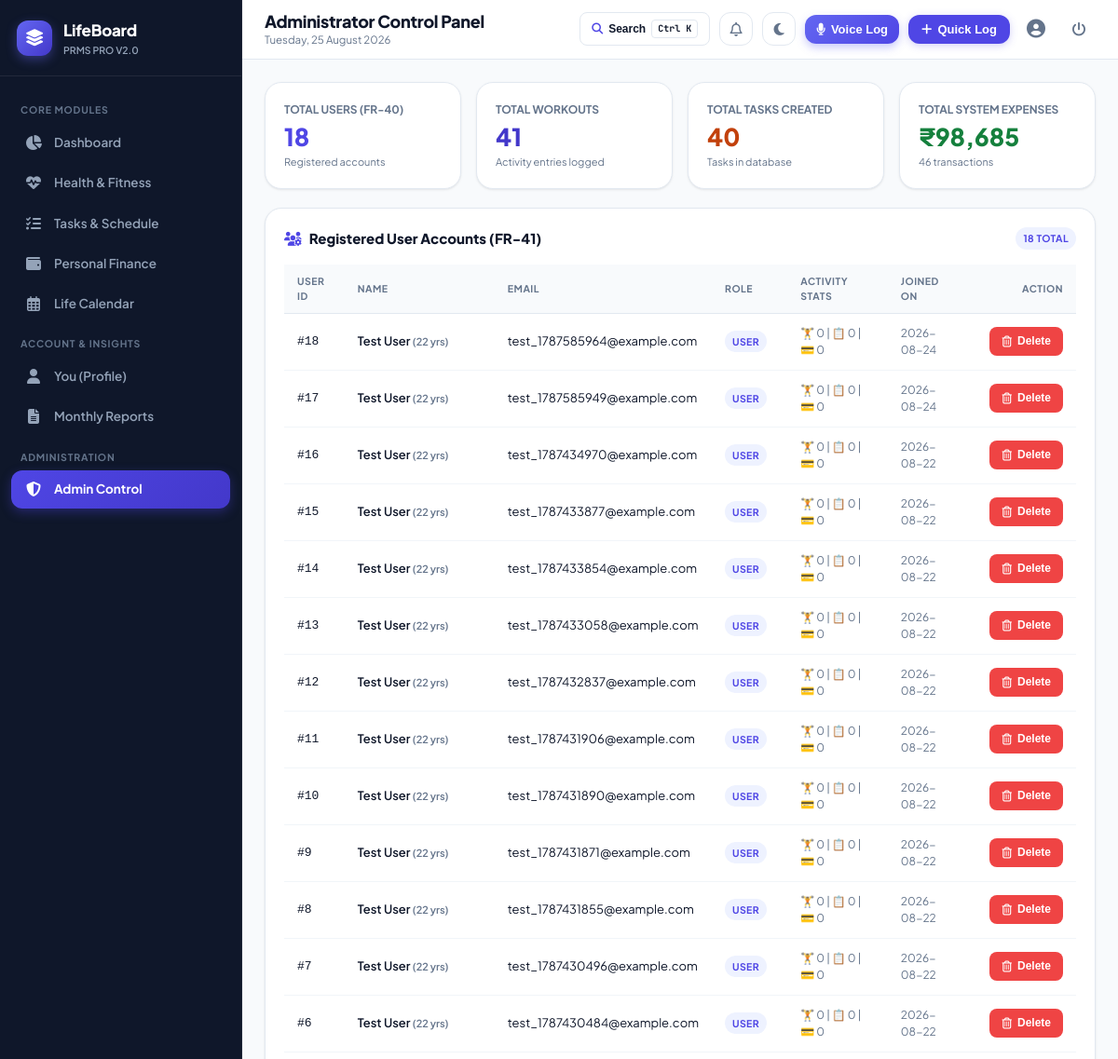
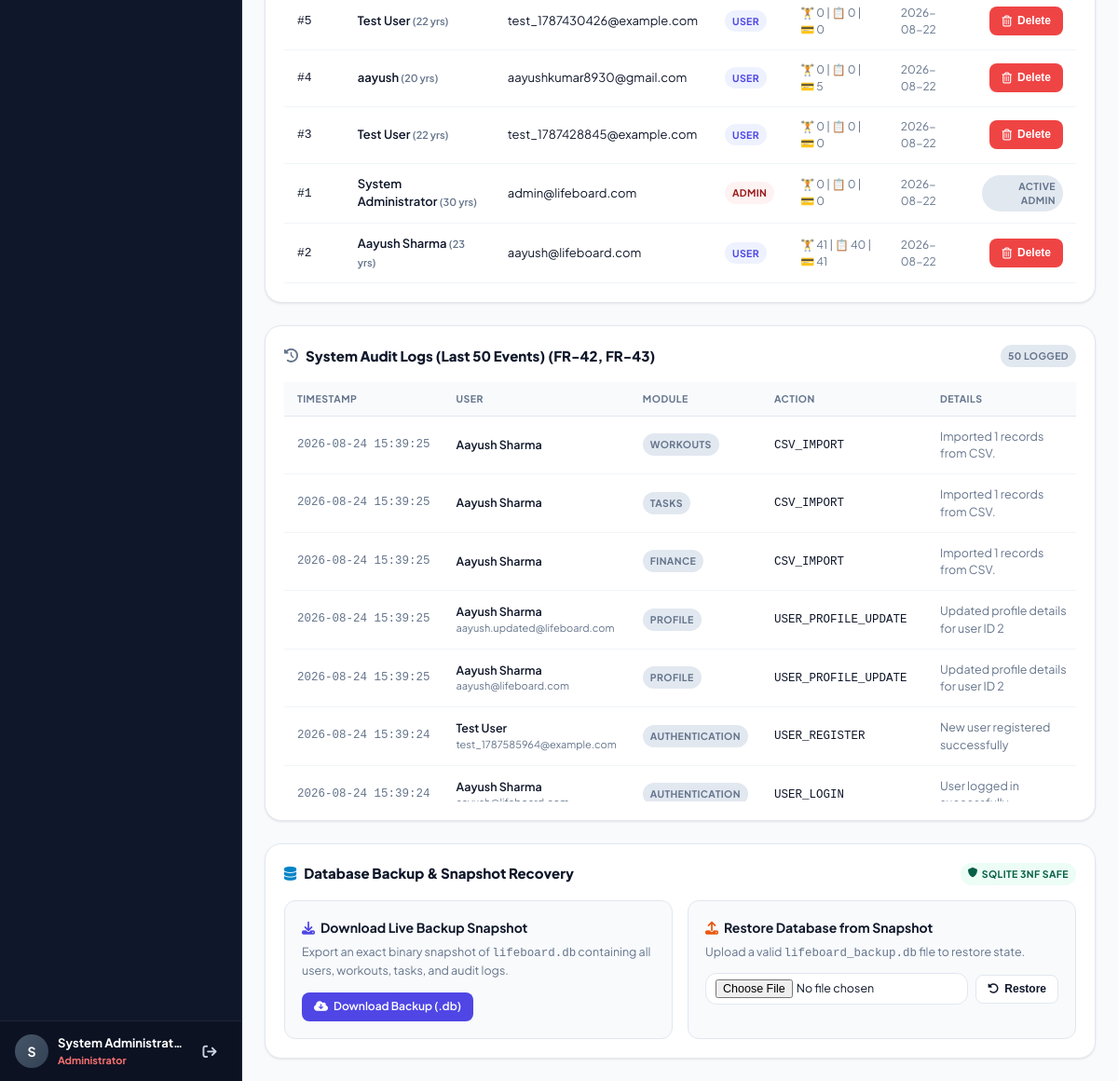
Page /admin (signed in) on the earlier database version (2 pictures, top to bottom).
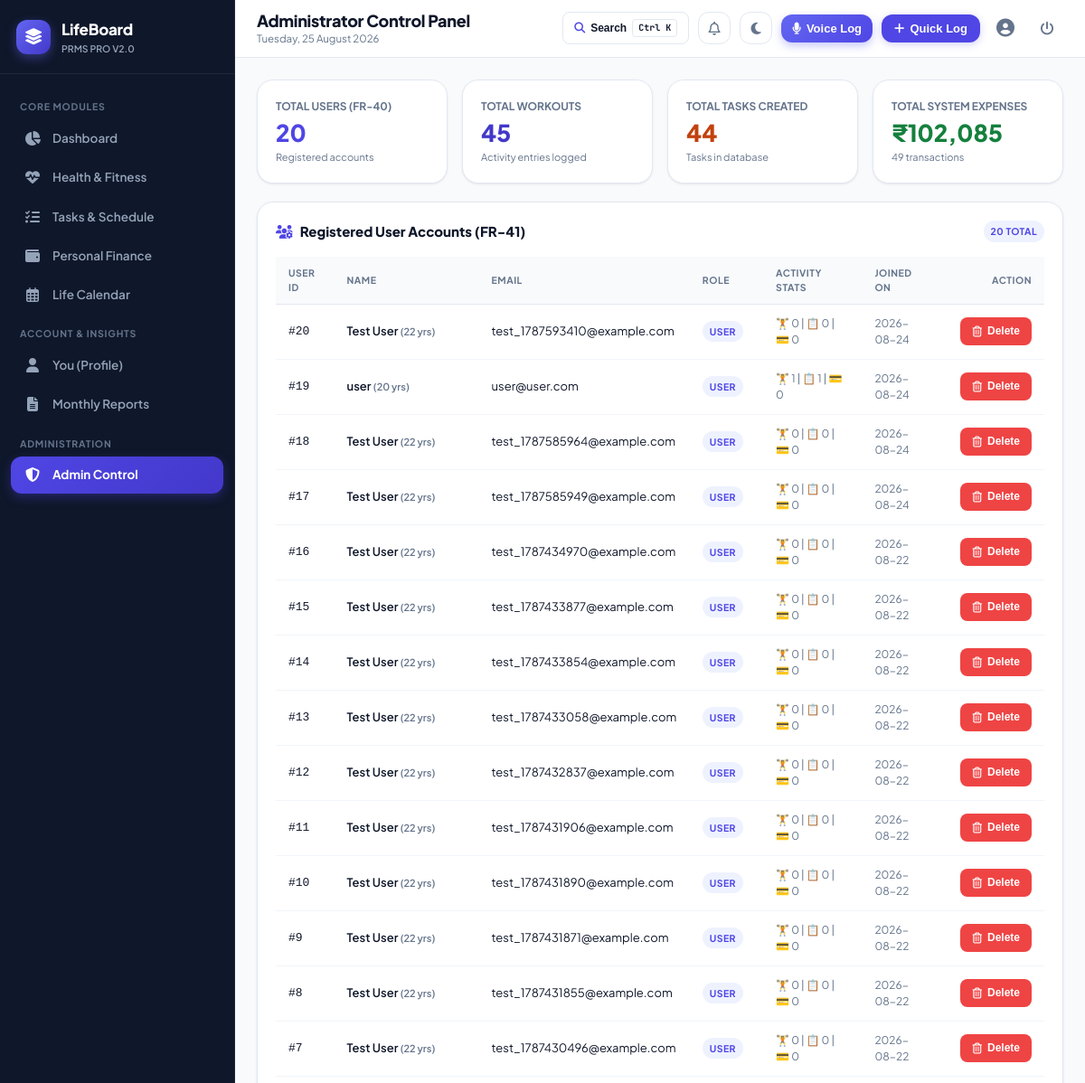
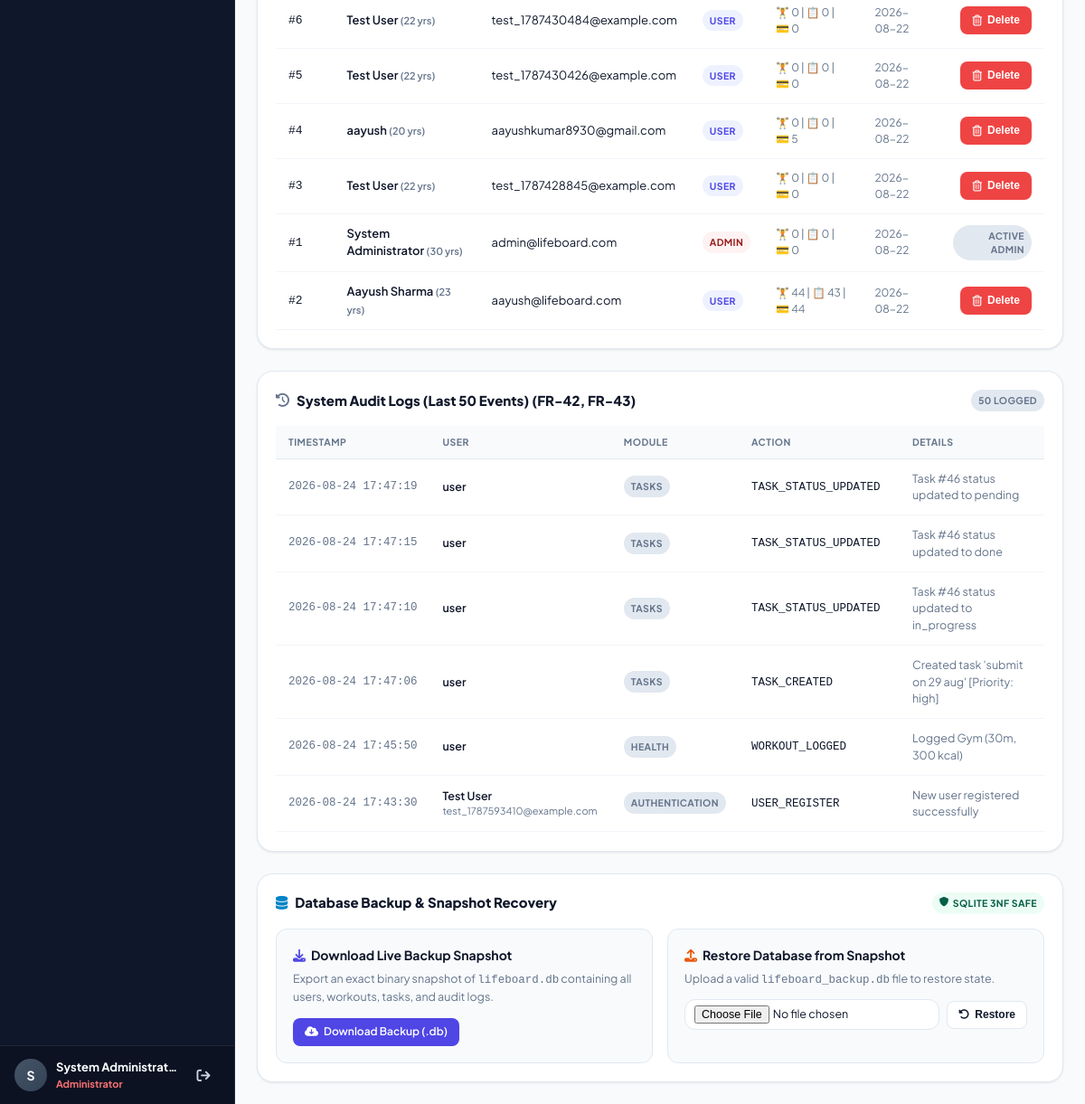
Same page on the later database version (2 pictures, top to bottom).
### tables this page shows
CREATE TABLE users (
        user_id INTEGER PRIMARY KEY AUTOINCREMENT,
        name VARCHAR(100) NOT NULL,
        email VARCHAR(150) NOT NULL UNIQUE,
        password_hash VARCHAR(256) NOT NULL,
        role VARCHAR(10) DEFAULT 'user',
        phone VARCHAR(20),
        age INTEGER,
        bio TEXT,
        created_at DATETIME DEFAULT CURRENT_TIMESTAMP
    );

CREATE TABLE audit_log (
        log_id INTEGER PRIMARY KEY AUTOINCREMENT,
        user_id INTEGER,
        user_email VARCHAR(150),
        action VARCHAR(100) NOT NULL,
        module VARCHAR(50) NOT NULL,
        details TEXT,
        timestamp DATETIME DEFAULT CURRENT_TIMESTAMP,
        FOREIGN KEY (user_id) REFERENCES users(user_id) ON DELETE SET NULL
    );

### app.py (the view)
@app.route('/admin')
@admin_required
def admin_panel():
    stats = models.get_admin_system_stats()
    users = models.get_all_registered_users()
    logs = models.get_audit_logs(limit=50)
    return render_template('admin/index.html',
                           stats=stats,
                           users=users,
                           logs=logs)

### app.py (called while the page is built)
def admin_required(f):
    @wraps(f)
    def decorated_function(*args, **kwargs):
        if 'user_id' not in session:
            flash('Please log in as an administrator.', 'warning')
            return redirect(url_for('login', next=request.path))
        if session.get('role') != 'admin':
            return render_template('errors/403.html'), 403
        return f(*args, **kwargs)
    return decorated_function

@app.after_request
def add_security_headers(response):
    response.headers['Cache-Control'] = 'no-cache, no-store, must-revalidate, max-age=0'
    response.headers['Pragma'] = 'no-cache'
    response.headers['Expires'] = '0'
    return response

### database.py (called while the page is built)
def get_db():
    conn = sqlite3.connect(DB_PATH)
    conn.row_factory = sqlite3.Row
    conn.execute("PRAGMA foreign_keys = ON;")
    return conn

### models.py (called while the page is built)
def get_user_by_id(user_id: int):
    conn = get_db()
    cursor = conn.cursor()
    cursor.execute("SELECT * FROM users WHERE user_id = ?", (user_id,))
    user = cursor.fetchone()
    conn.close()
    return user

### templates/admin/index.html (shortened to what the changed rows need)
{% extends "base.html" %}
{% block page_title %}Administrator Control Panel{% endblock %}
{% block content %}
<div class="grid-4">
  <div class="card">
    <div style="font-size: 12px; font-weight: 700; color: var(--text-muted); text-transform: uppercase;">Total Users (FR-40)</div>
    <div style="font-size: 26px; font-weight: 800; color: var(--primary);">{{ stats.total_users }}</div>
    <div style="font-size: 11px; color: var(--text-muted);">Registered accounts</div>
  </div>
  <div class="card">
    <div style="font-size: 12px; font-weight: 700; color: var(--text-muted); text-transform: uppercase;">Total Workouts</div>
    <div style="font-size: 26px; font-weight: 800; color: #4338ca;">{{ stats.total_workouts }}</div>
    <div style="font-size: 11px; color: var(--text-muted);">Activity entries logged</div>
  </div>
  <div class="card">
    <div style="font-size: 12px; font-weight: 700; color: var(--text-muted); text-transform: uppercase;">Total Tasks Created</div>
    <div style="font-size: 26px; font-weight: 800; color: #c2410c;">{{ stats.total_tasks }}</div>
    <div style="font-size: 11px; color: var(--text-muted);">Tasks in database</div>
  </div>
  <div class="card">
    <div style="font-size: 12px; font-weight: 700; color: var(--text-muted); text-transform: uppercase;">Total System Expenses</div>
    <div style="font-size: 26px; font-weight: 800; color: #15803d;">₹{{ "{:,.0f}".format(stats.total_spent_system) }}</div>
    <div style="font-size: 11px; color: var(--text-muted);">{{ stats.total_expenses }} transactions</div>
  </div>
</div>
<div class="card" style="margin-bottom: 24px;">
  <div class="card-header">
    <h3 class="card-title">
      <i class="fa-solid fa-users-gear" style="color: var(--primary);"></i>
      <span>Registered User Accounts (FR-41)</span>
    </h3>
    <span class="badge badge-primary">{{ users | length }} Total</span>
  </div>
  <div class="table-responsive">
    <table class="table-custom">
      <thead>
        <tr>
          <th>User ID</th>
          <th>Name</th>
          <th>Email</th>
          <th>Role</th>
          <th>Activity Stats</th>
          <th>Joined On</th>
          <th style="text-align: right;">Action</th>
        </tr>
      </thead>
      <tbody>
        {% for u in users %}
        <tr>
          <td><code>#{{ u.user_id }}</code></td>
          <td style="font-weight: 600;">
            {{ u.name }}
            {% if u.age %}<span style="font-size: 11px; color: var(--text-muted);">({{ u.age }} yrs)</span>{% endif %}
          </td>
          <td>{{ u.email }}</td>
          <td>
            <span class="badge {% if u.role == 'admin' %}badge-danger{% else %}badge-primary{% endif %}">
              {{ u.role }}
            </span>
          </td>
          <td style="font-size: 12px; color: var(--text-muted);">
            🏋️ {{ u.workout_count }} | 📋 {{ u.task_count }} | 💳 {{ u.expense_count }}
          </td>
          <td style="font-size: 12px; color: var(--text-muted);">{{ u.created_at[:10] }}</td>
          <td style="text-align: right;">
            {% if u.user_id != session.get('user_id') %}
            <form action="{{ url_for('admin_delete_user', target_user_id=u.user_id) }}" method="POST" style="display: inline;" data-confirm="Are you sure you want to delete user '{{ u.name }}'? All associated workouts, habits, tasks, and expenses will be permanently removed!">
              <button type="submit" class="btn btn-danger btn-sm" title="Delete User Account">
                <i class="fa-regular fa-trash-can"></i> Delete
              </button>
            </form>
            {% else %}
            <span class="badge badge-secondary">Active Admin</span>
            {% endif %}
          </td>
        </tr>
        {% endfor %}
      </tbody>
    </table>
  </div>
</div>
<div class="card">
  <div class="table-responsive" style="max-height: 450px; overflow-y: auto;">
    <table class="table-custom" style="font-size: 12.5px;">
      <thead>
        <tr>
          <th>Timestamp</th>
          <th>User</th>
          <th>Module</th>
          <th>Action</th>
          <th>Details</th>
        </tr>
      </thead>
      <tbody>
        {% for log in logs %}
        <tr>
          <td style="white-space: nowrap; color: var(--text-muted); font-family: monospace;">{{ log.timestamp }}</td>
          <td>
            <div style="font-weight: 600;">{{ log.user_name }}</div>
            {% if log.user_email %}<div style="font-size: 11px; color: var(--text-muted);">{{ log.user_email }}</div>{% endif %}
          </td>
          <td>
            <span class="badge badge-secondary">{{ log.module }}</span>
          </td>
          <td>
            <code>{{ log.action }}</code>
          </td>
          <td style="color: var(--text-muted);">{{ log.details or '—' }}</td>
        </tr>
        {% endfor %}
      </tbody>
    </table>
  </div>
</div>
{% endblock %}

Differences in the rows shown:
no longer on this page (row unchanged): audit_log: timestamp "2026-08-24 15:39:25", user_name "Aayush Sharma", module "WORKOUTS", action "CSV_IMPORT", details "Imported 1 records from CSV."
no longer on this page (row unchanged): audit_log: timestamp "2026-08-24 15:39:25", user_name "Aayush Sharma", module "TASKS", action "CSV_IMPORT", details "Imported 1 records from CSV."
no longer on this page (row unchanged): audit_log: timestamp "2026-08-24 15:39:25", user_name "Aayush Sharma", module "FINANCE", action "CSV_IMPORT", details "Imported 1 records from CSV."
no longer on this page (row unchanged): audit_log: timestamp "2026-08-24 15:39:25", user_name "Aayush Sharma", user_email "aayush.updated@lifeboard.com", module "PROFILE", action "USER_PROFILE_UPDATE", details "Updated profile details for user ID 2"
no longer on this page (row unchanged): audit_log: timestamp "2026-08-24 15:39:25", user_name "Aayush Sharma", user_email "aayush@lifeboard.com", module "PROFILE", action "USER_PROFILE_UPDATE", details "Updated profile details for user ID 2"
no longer on this page (row unchanged): audit_log: timestamp "2026-08-24 15:39:24", user_name "Test User", user_email "test_1787585964@example.com", module "AUTHENTICATION", action "USER_REGISTER", details "New user registered successfully"
no longer on this page (row unchanged): audit_log: timestamp "2026-08-24 15:39:24", user_name "Aayush Sharma", module "AUTHENTICATION", action "USER_LOGIN", details "User logged in…"
added users: user_id "20", name "Test User", age "22", email "test_1787593410@example.com", role "USER", workout_count "0", task_count "0", expense_count "0", created_at "2026-08-24"
added users: user_id "19", name "user", age "20", email "user@user.com", role "USER", workout_count "1", task_count "1", expense_count "0", created_at "2026-08-24"
computed for users "Aayush Sharma": workout_count "41" → "44"; task_count "40" → "43"; expense_count "41" → "44"
added audit_log: timestamp "2026-08-24 17:47:19", user_name "user", module "TASKS", action "TASK_STATUS_UPDATED", details "Task #46 status updated to pending"
added audit_log: timestamp "2026-08-24 17:47:15", user_name "user", module "TASKS", action "TASK_STATUS_UPDATED", details "Task #46 status updated to done"
added audit_log: timestamp "2026-08-24 17:47:10", user_name "user", module "TASKS", action "TASK_STATUS_UPDATED", details "Task #46 status updated to in_progress"
added audit_log: timestamp "2026-08-24 17:47:06", user_name "user", module "TASKS", action "TASK_CREATED", details "Created task 'submit on 29 aug' [Priority: high]"
added audit_log: timestamp "2026-08-24 17:45:50", user_name "user", module "HEALTH", action "WORKOUT_LOGGED", details "Logged Gym (30m, 300 kcal)"
added audit_log: timestamp "2026-08-24 17:43:30", user_name "Test User", user_email "test_1787593410@example.com", module "AUTHENTICATION", action "USER_REGISTER", details "New user registered successfully"
Other differences:
{{ stats.total_users }}: "18" → "20"
{{ stats.total_workouts }}: "41" → "45"
{{ stats.total_tasks }}: "40" → "44"
{{ "{:,.0f}".format(stats.total_spent_system) }}: "98,685" → "102,085"
{{ stats.total_expenses }}: "46" → "49"
{{ users | length }}: "18" → "20"
